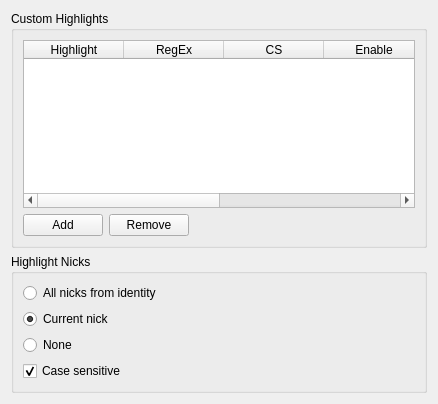
<?xml version="1.0" encoding="UTF-8"?>
<ui version="4.0">
 <class>CoreHighlightSettingsPage</class>
 <widget class="QWidget" name="CoreHighlightSettingsPage">
  <property name="geometry">
   <rect>
    <x>0</x>
    <y>0</y>
    <width>438</width>
    <height>404</height>
   </rect>
  </property>
  <property name="windowTitle">
   <string>Form</string>
  </property>
  <layout class="QVBoxLayout">
   <item>
    <widget class="QGroupBox" name="groupBox">
     <property name="title">
      <string>Custom Highlights</string>
     </property>
     <layout class="QVBoxLayout" name="verticalLayout">
      <item>
       <widget class="QTableWidget" name="highlightTable">
        <property name="toolTip">
         <string/>
        </property>
        <property name="styleSheet">
         <string notr="true"/>
        </property>
        <column>
         <property name="text">
          <string>Highlight</string>
         </property>
        </column>
        <column>
         <property name="text">
          <string>RegEx</string>
         </property>
        </column>
        <column>
         <property name="text">
          <string>CS</string>
         </property>
        </column>
        <column>
         <property name="text">
          <string>Enable</string>
         </property>
        </column>
        <column>
         <property name="text">
          <string>Inverse</string>
         </property>
        </column>
        <column>
         <property name="text">
          <string>Channel</string>
         </property>
        </column>
       </widget>
      </item>
      <item>
       <layout class="QHBoxLayout" name="horizontalLayout">
        <property name="topMargin">
         <number>0</number>
        </property>
        <property name="bottomMargin">
         <number>0</number>
        </property>
        <item>
         <widget class="QPushButton" name="add">
          <property name="text">
           <string>Add</string>
          </property>
         </widget>
        </item>
        <item>
         <widget class="QPushButton" name="remove">
          <property name="text">
           <string>Remove</string>
          </property>
         </widget>
        </item>
        <item>
         <spacer name="horizontalSpacer">
          <property name="orientation">
           <enum>Qt::Horizontal</enum>
          </property>
          <property name="sizeHint" stdset="0">
           <size>
            <width>40</width>
            <height>20</height>
           </size>
          </property>
         </spacer>
        </item>
       </layout>
      </item>
     </layout>
    </widget>
   </item>
   <item>
    <widget class="QGroupBox" name="groupBox_2">
     <property name="title">
      <string>Highlight Nicks</string>
     </property>
     <layout class="QVBoxLayout">
      <item>
       <widget class="QRadioButton" name="highlightAllNicks">
        <property name="text">
         <string>All nicks from identity</string>
        </property>
       </widget>
      </item>
      <item>
       <widget class="QRadioButton" name="highlightCurrentNick">
        <property name="text">
         <string>Current nick</string>
        </property>
        <property name="checked">
         <bool>true</bool>
        </property>
       </widget>
      </item>
      <item>
       <widget class="QRadioButton" name="highlightNoNick">
        <property name="text">
         <string>None</string>
        </property>
       </widget>
      </item>
      <item>
       <widget class="QCheckBox" name="nicksCaseSensitive">
        <property name="text">
         <string>Case sensitive</string>
        </property>
        <property name="checked">
         <bool>true</bool>
        </property>
       </widget>
      </item>
     </layout>
    </widget>
   </item>
  </layout>
 </widget>
 <resources/>
 <connections>
  <connection>
   <sender>highlightNoNick</sender>
   <signal>toggled(bool)</signal>
   <receiver>nicksCaseSensitive</receiver>
   <slot>setDisabled(bool)</slot>
   <hints>
    <hint type="sourcelabel">
     <x>64</x>
     <y>350</y>
    </hint>
    <hint type="destinationlabel">
     <x>69</x>
     <y>381</y>
    </hint>
   </hints>
  </connection>
 </connections>
</ui>
